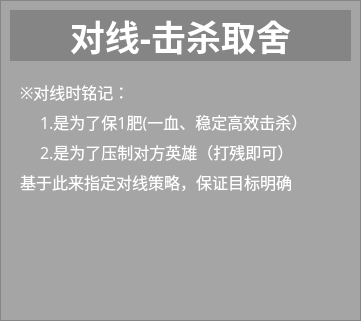
  <widget class="QFrame" name="frame_8">
   <property name="geometry">
    <rect>
     <x>10</x>
     <y>750</y>
     <width>361</width>
     <height>321</height>
    </rect>
   </property>
   <property name="font">
    <font>
     <family>微软雅黑</family>
    </font>
   </property>
   <property name="styleSheet">
    <string notr="true">QFrame{background-color: rgba(0, 0, 0, 50);}</string>
   </property>
   <property name="frameShape">
    <enum>QFrame::StyledPanel</enum>
   </property>
   <property name="frameShadow">
    <enum>QFrame::Raised</enum>
   </property>
   <widget class="QLabel" name="label_55">
    <property name="geometry">
     <rect>
      <x>10</x>
      <y>10</y>
      <width>341</width>
      <height>51</height>
     </rect>
    </property>
    <property name="font">
     <font>
      <family>微软雅黑</family>
      <pointsize>26</pointsize>
      <weight>75</weight>
      <bold>true</bold>
     </font>
    </property>
    <property name="styleSheet">
     <string notr="true">color: rgb(255, 255, 255);</string>
    </property>
    <property name="text">
     <string>对线-击杀取舍</string>
    </property>
    <property name="alignment">
     <set>Qt::AlignCenter</set>
    </property>
   </widget>
   <widget class="QLabel" name="label_57">
    <property name="geometry">
     <rect>
      <x>20</x>
      <y>80</y>
      <width>301</width>
      <height>21</height>
     </rect>
    </property>
    <property name="font">
     <font>
      <family>微软雅黑</family>
      <pointsize>12</pointsize>
     </font>
    </property>
    <property name="styleSheet">
     <string notr="true">color: rgb(255, 255, 255);
background-color: rgba(255, 255, 255, 0);</string>
    </property>
    <property name="text">
     <string>※对线时铭记：</string>
    </property>
    <property name="alignment">
     <set>Qt::AlignLeading|Qt::AlignLeft|Qt::AlignTop</set>
    </property>
   </widget>
   <widget class="QLabel" name="label_58">
    <property name="geometry">
     <rect>
      <x>40</x>
      <y>140</y>
      <width>281</width>
      <height>21</height>
     </rect>
    </property>
    <property name="font">
     <font>
      <family>微软雅黑</family>
      <pointsize>12</pointsize>
     </font>
    </property>
    <property name="styleSheet">
     <string notr="true">color: rgb(255, 255, 255);
background-color: rgba(255, 255, 255, 0);</string>
    </property>
    <property name="text">
     <string>2.是为了压制对方英雄（打残即可）</string>
    </property>
    <property name="alignment">
     <set>Qt::AlignLeading|Qt::AlignLeft|Qt::AlignTop</set>
    </property>
   </widget>
   <widget class="QLabel" name="label_59">
    <property name="geometry">
     <rect>
      <x>40</x>
      <y>110</y>
      <width>281</width>
      <height>21</height>
     </rect>
    </property>
    <property name="font">
     <font>
      <family>微软雅黑</family>
      <pointsize>12</pointsize>
     </font>
    </property>
    <property name="styleSheet">
     <string notr="true">color: rgb(255, 255, 255);
background-color: rgba(255, 255, 255, 0);</string>
    </property>
    <property name="text">
     <string>1.是为了保1肥(一血、稳定高效击杀）</string>
    </property>
    <property name="alignment">
     <set>Qt::AlignLeading|Qt::AlignLeft|Qt::AlignTop</set>
    </property>
   </widget>
   <widget class="QLabel" name="label_60">
    <property name="geometry">
     <rect>
      <x>20</x>
      <y>170</y>
      <width>301</width>
      <height>21</height>
     </rect>
    </property>
    <property name="font">
     <font>
      <family>微软雅黑</family>
      <pointsize>12</pointsize>
     </font>
    </property>
    <property name="styleSheet">
     <string notr="true">color: rgb(255, 255, 255);
background-color: rgba(255, 255, 255, 0);</string>
    </property>
    <property name="text">
     <string>基于此来指定对线策略，保证目标明确</string>
    </property>
    <property name="alignment">
     <set>Qt::AlignLeading|Qt::AlignLeft|Qt::AlignTop</set>
    </property>
   </widget>
  </widget>
